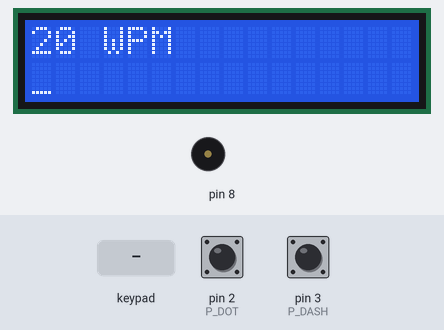
Simulated run of this sketch. Board: Arduino Uno, built with avr-gcc and run on an emulated ATmega328P. On the bench: 16×2 character LCD, buzzer (waves = sounding). The test bench sets the inputs (shaded band); at power-on: pin 2 (P_DOT) HIGH, pin 3 (P_DASH) HIGH. What the sketch prints to the serial monitor is not drawn.

Above: at 1.3 s.
1.4 s: pin 2 (P_DOT) pulled LOW for 0.15 s
At 3.7 s:
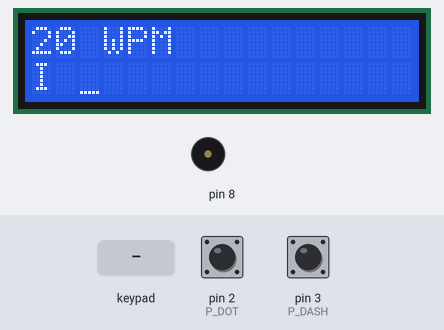
4.1 s: pin 3 (P_DASH) pulled LOW for 0.15 s
At 5.7 s:
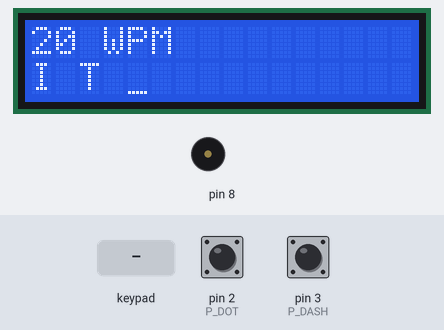
6.8 s: key 'L' pressed
At 9.0 s:
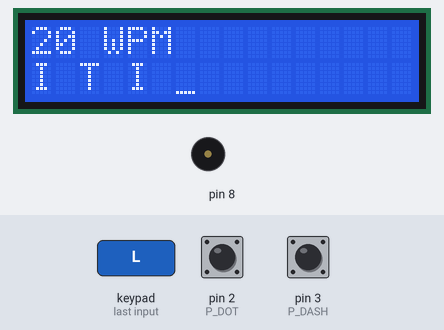
9.5 s: key 'R' pressed
At 11.1 s:
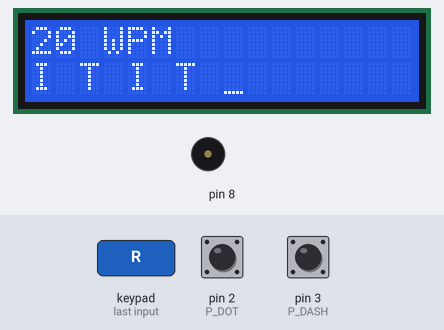
12.2 s: pin 3 (P_DASH) pulled LOW for 3.2 s
At 16.3 s:
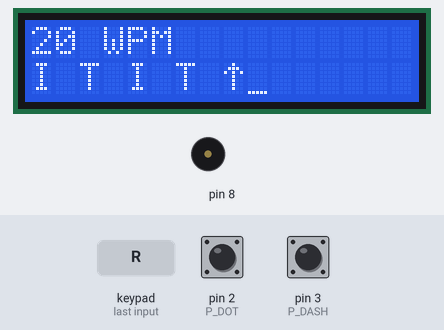
16.9 s: pin 2 (P_DOT) pulled LOW for 0.15 s
At 19.0 s:
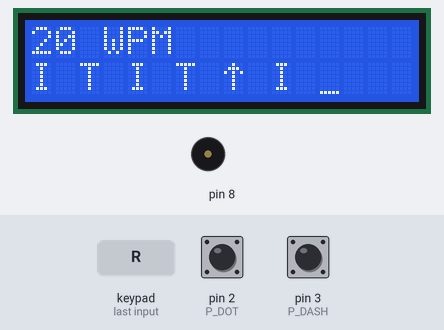
Timing chart, 0 to 20.5 s (numbered marks = the images above; inputs shaded):
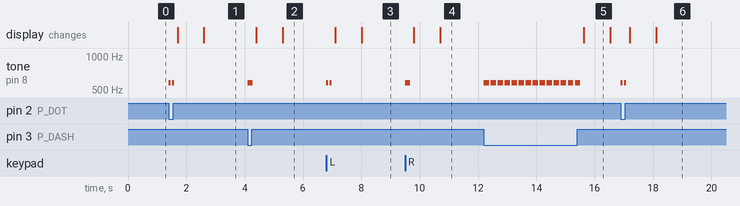

Measured:
- after the input at 1.4 s, tone on pin 8: alternates 580 Hz for 0.06 s and silent for 0.06 s, 4 changes in all, then stays silent, starting at once; the display: first changes after 0.30 s (image 1 shows a later state)
- after the input at 4.1 s, tone on pin 8: silent → 580 Hz at once, → silent 0.18 s later; the display: first changes after 0.30 s (image 2 shows a later state)
- after the input at 6.8 s, tone on pin 8: alternates 580 Hz for 0.06 s and silent for 0.06 s, 4 changes in all, then stays silent, starting at once; the display: first changes after 0.30 s (image 3 shows a later state)
- after the input at 9.5 s, tone on pin 8: silent → 580 Hz at once, → silent 0.18 s later; the display: first changes after 0.30 s (image 4 shows a later state)
- after the input at 12.2 s, tone on pin 8: alternates 580 Hz for 0.18 s and silent for 0.06 s, 28 changes in all, then stays silent, starting at once; the display: changes after 3.4 s (image 5)
- after the input at 16.9 s, tone on pin 8: alternates 580 Hz for 0.06 s and silent for 0.06 s, 4 changes in all, then stays silent, starting at once; the display: first changes after 0.30 s (image 6 shows a later state)
- what the display in image 5 shows lasts 0.9 s, from 15.6 s to 16.5 s

The sketch:

Iambic_Keyer.ino
```cpp
// Simple Iambic Keyer v1.00
// by Ernest PA3HCM
// Changed by PU2TNO

#define P_DOT    2   // Connects to the dot lever of the paddle
#define P_DASH   3   // Connects to the dash lever of the paddle

#include <Adafruit_RGBLCDShield.h>
Adafruit_RGBLCDShield lcd = Adafruit_RGBLCDShield();
int speed = 60; //20 WPM
//    int speed = 120; // 10 WPM
unsigned long t0,t1,t2,t3=0;
boolean flag, flag2 = false;
char* lookupString = ".EISH5..4..V...3..UF........?_2..ARL.......+.*...WP....@.J...1'.TNDB6.-=.%X/.....KC....;!Y%.....MGZ7....,Q......O.8:.....9..0..";
byte currentDecoderIndex = 0;
byte currentDashJump = 128;
char currentAssumedChar='\0';
byte curPos = 0;

byte icons[6][8] = { { 0x04,0x0e,0x15,0x04,0x04,0x04,0x04 }, // UP
                     { 0x04,0x04,0x04,0x04,0x15,0x0e,0x04 }, // DOWN
                     { 0x10,0x18,0x18,0x00,0x07,0x02,0x02 }, // BT
                     { 0x10,0x18,0x18,0x00,0x05,0x06,0x05 }, // BK
                     { 0x14,0x18,0x14,0x00,0x19,0x15,0x13 }, // KN
                     { 0x18,0x10,0x18,0x08,0x1d,0x06,0x05 } // SK
};

//! Enum of backlight colors.
enum Icons {UP=0x00, DOWN, BT, BK, KN, SK};

// Initializing the Arduino
void setup()
{
  lcd.begin(16,2);

// Creating LCD chars
  lcd.createChar(UP, icons[UP]);
  lcd.createChar(DOWN, icons[DOWN]);
  lcd.createChar(BT, icons[BT]);
  lcd.createChar(BK, icons[BK]);
  lcd.createChar(KN, icons[KN]);
  lcd.createChar(SK, icons[SK]);

  lcd.cursor();
  lcd.clear();
  lcd.print (1200/speed);
  lcd.print(" WPM");
  lcd.setCursor(0,1);
  pinMode(P_DOT,INPUT_PULLUP);
  pinMode(P_DASH,INPUT_PULLUP );
  Serial.begin(9600);

}

// Main routine
void loop()
{

  if ((lcd.readButtons() & BUTTON_LEFT) || (!digitalRead(P_DOT))) // If the dot lever is presssed..
  {
    keyAndBeep(speed);            // ... send a dot at the given speed
    currentAssumedChar = lookup('.');
    delay(speed);
    t2 = millis();
    flag = true;
    flag2 = false;
  }


  if ((lcd.readButtons() & BUTTON_RIGHT) || (!digitalRead(P_DASH))) // If the dash lever is pressed...
  {
    keyAndBeep(speed*3);         // ... send a dash at the given speed
    currentAssumedChar = lookup('-');
    delay(speed);
    t2 = millis();
    flag = true;
    flag2 = false;
  }

  if ((millis()-t2 > speed) & flag)
  {
    t0 = millis();
    lcd.print(currentAssumedChar);
    curPos++;
    if (curPos == 16)
    {
      lcd.setCursor(0,1);
      curPos = 0;
    }
    lookup('\0');
    flag = false;
    t1 = millis()-t0;
    delay (2*speed-t1);
    t3 = millis();
    flag2=true;
  }


  if (((millis()-t3) > (13*speed)) & flag2)
  {
    lcd.print(" ");
    curPos++;
    if (curPos == 16)
    {
      lcd.setCursor(0,1);
      curPos = 0;
    }
   flag2 = false;
   t3 = 0;
  }
}
// Key the transmitter and sound a beep
void keyAndBeep(int speed)
{
  tone (8,580,speed);
  delay (speed);
}

char lookup(char currentMark)
{
    currentDashJump = floor(currentDashJump / 2.0f);
    if (currentMark == '.')
    {
        currentDecoderIndex++;
    }
    else if (currentMark == '-')
    {
        currentDecoderIndex += currentDashJump;
    }
    else if (currentMark == '\0')
    {
        currentDecoderIndex = 0;
        currentDashJump = 128;
        return '\0';
    }
    Serial.println(currentDecoderIndex);
    if (currentDecoderIndex == 73) return 3; // Display BK prosign
    else if (currentDecoderIndex == 90) return 4; // Display KN prosign
    else if (currentDecoderIndex == 14) return 5; // Display SK prosign
    return lookupString[currentDecoderIndex];
}
```
